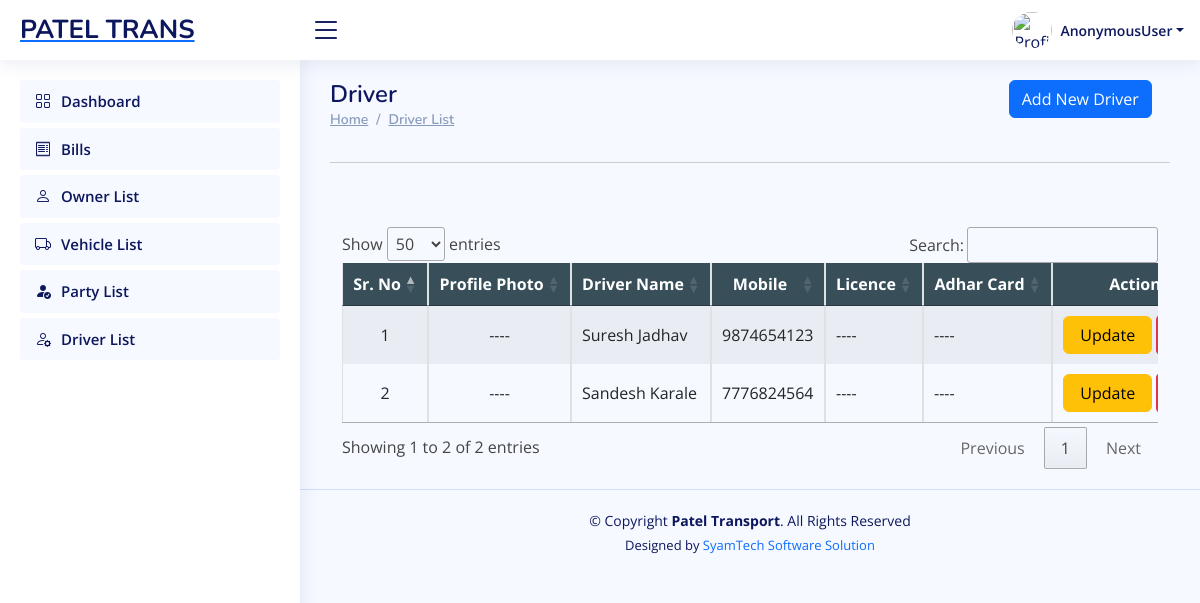
Screenshot of /software/driver_list/ with the database file from the repository.
### Developer/models.py (models this page shows, shortened)
class Driver(models.Model):
    business = models.ForeignKey(Business, on_delete=models.CASCADE, null=True, blank=True)
    driver_name = models.CharField(max_length=255)
    licence = models.FileField(upload_to='driver_documents/licence/', null=True, blank=True)
    adhar_card = models.FileField(upload_to='driver_documents/adhar_cards/', null=True, blank=True)
    document1 = models.FileField(upload_to='party_documents/other_documents/', null=True, blank=True)
    document2 = models.FileField(upload_to='party_documents/other_documents/', null=True, blank=True)
    profile_photo = models.ImageField(upload_to='driver_documents/profile_photos/', null=True, blank=True)
    mobile = models.CharField(max_length=15, unique=True, null=True, blank=True)
    alternate_mobile = models.CharField(max_length=15, null=True, blank=True)
    created_at = models.DateTimeField(auto_now_add=True)
    updated_at = models.DateTimeField(auto_now=True)

### Software/views.py (the view)
# urls.py: path('driver_list/', driver_list, name='software_driver_list'),
def driver_list(request):
    form=DriverForm()
    rec=Driver.objects.select_related().order_by('-id')
    return render(request, 'software_driver_list.html',{'form':form,'rec':rec} )

### Software/forms.py (shortened to what this page needs)
class DriverForm(forms.ModelForm):
    class Meta:
        model = Driver
        fields = [
            'driver_name',
            'licence',
            'adhar_card',
            'document1',
            'document2',
            'profile_photo',
            'mobile',
            'alternate_mobile',
        ]
        widgets = {
            'driver_name': forms.TextInput(attrs={'class': 'form-control', 'placeholder': 'Enter driver name'}),
            'mobile': forms.TextInput(attrs={'class': 'form-control', 'placeholder': 'Enter mobile number'}),
            'alternate_mobile': forms.TextInput(attrs={'class': 'form-control', 'placeholder': 'Enter alternate mobile number'}),
        }

### Software/templates/software_driver_list.html (shortened to what this page needs)
{% extends "software_base.html" %}
{% load crispy_forms_tags %}
{% block content %}
<main id="main" class="main">
    <div class="row">
        <div class="col-sm-6">
            <div class="pagetitle">
                <h1>Driver</h1>
                <nav>
                    <ol class="breadcrumb">
                        <li class="breadcrumb-item"><a href="#">Home</a></li>
                        <li class="breadcrumb-item"><a href="#">Driver List </a></li>
                    </ol>
                </nav>
            </div>
        </div>
        <div class="col-sm-6">
            <div class="container" style="max-width:97%;">
                <div class="text-lg-end text-start">
                    <a href="#" class="btn btn-primary" data-toggle="modal"
                        data-target="#model_create"> Add New Driver</a>
                </div>
            </div>
        </div>
    </div>
    <section class="section dashboard">
<hr>
        <div class="container">
            <div class="row justify-content-center align-items-center">
                <div class="col-sm-12"> <br><br>
                    <div class="row">
                        <div class="container" style=" overflow:scroll;">
                            <table id="driver_table" class="table table-striped table-bordered" style="width:100%; min-width: max-content;">
                                <thead>
                                    <tr style="background-color: rgb(56, 79, 90);">
                                        <th scope="col" class="text-center text-white">Sr. No</th>
                                        <th scope="col" class="text-center text-white">Profile Photo</th>
                                        <th scope="col" class="text-center text-white">Driver Name</th>
                                        <th scope="col" class="text-center text-white">Mobile</th>
                                        <th scope="col" class="text-center text-white">Licence</th>
                                        <th scope="col" class="text-center text-white">Adhar Card</th>
                                        <th scope="col" class="text-center text-white">Action</th>
                                    </tr>
                                </thead>
                                <tbody>
                                    {% if rec %}
                                    {% for r in rec %}
                                    <tr>
                                        <td class="text-center">{{ forloop.counter }}</td>
                                        <td class="text-center">
                                            {% if r.profile_photo %}
                                            <img src="/media/{{ r.profile_photo }}" alt="Profile Photo" style="height:50px; width:auto;">
                                            {% else %}
                                            ----
                                            {% endif %}
                                        </td>
                                        <td class="text-left">{{ r.driver_name|default_if_none:"----" }}</td>
                                        <td class="text-left">{{ r.mobile|default_if_none:"----" }}</td>
                                        <td class="text-left">
                                            {% if r.licence %}
                                            <a href="/media/{{ r.licence }}" download>Download</a>
                                            {% else %}
                                            ----
                                            {% endif %}
                                        </td>
                                        <td class="text-left">
                                            {% if r.adhar_card %}
                                            <a href="/media/{{ r.adhar_card }}" download>Download</a>
                                            {% else %}
                                            ----
                                            {% endif %}
                                        </td>
                                        <td>
                                            <center>
                                                <a href="javascript:void(0);" data-url="{% url 'software_update_driver' r.id %}" class="btn btn-warning px-3" onclick="mini_window_2(this)">Update</a>
                                            </center>
                                        </td>
                                    </tr>
                                    {% endfor %}
                                    {% else %}
                                    <tr>
                                        <td colspan="10" class="text-center">No Drivers Found</td>
                                    </tr>
                                    {% endif %}
                                </tbody>
                            </table>
                        </div>
                    </div>
                </div>
            </div>
        </div>
</main>
{% endblock content %}

### rows the page displays
Driver: driver_name "Suresh Jadhav", mobile "9874654123"
Driver: driver_name "Sandesh Karale", mobile "7776824564"

### other values shown
{{ request.user }} "AnonymousUser"
